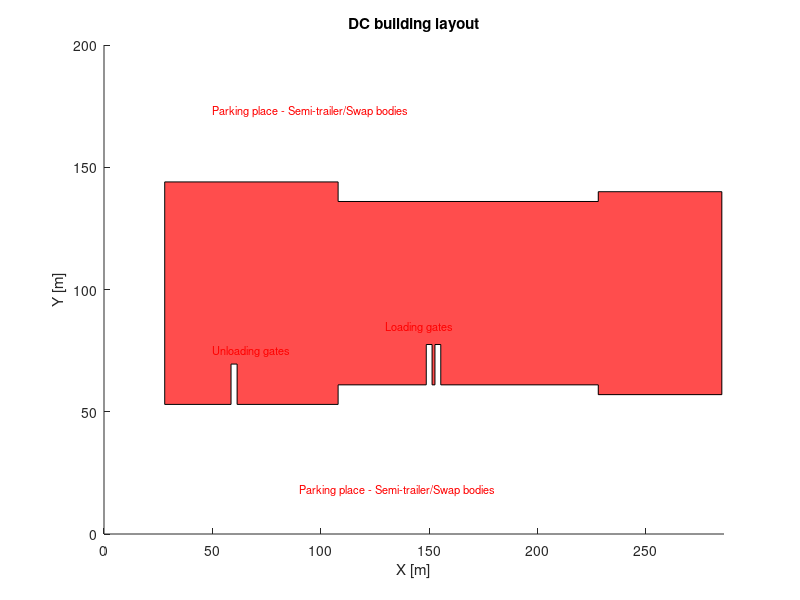

This figure's MATLAB source:
%% The DPD scenario.
% Creating static obstacles - 2D representation. Change as per user-defined
% goal states
% Dock door dimensions = 2.675m & space between doors = 1.03m
% We have to define the vertices which when joined forms the obstacle. 
% Initializing parameters
length_dc   =   328;     % Length of distribution center [m]
width_dc    =   200;     % Width of distribution center [m]
scale       =   1;       % Scale of the grid [m]
obsc= 1; % Number of static obstacles

% Please put the obstacle with most number of vertices as the first
% obstacle. This represents the main DC building. I considered two
% unloading and loading gates. Change the dimensions as per user cases!
obsx(1,:) = [28,58.6,58.6,61.4,61.4,108,108,148.6625,148.6625,151.3375,151.3375,152.6675,152.6675,155.3425,155.3425,228,228,285,285,228,228,108,108,28];
obsy(1,:) = [53,53,69.5,69.5,53,53,61,61,77.5,77.5,61,61,77.5,77.5,61,61,57,57,140,140,136,136,144,144];

% obsx(1,:) = [28,68.6625,68.6625,71.3375,71.3375,108,108,148.6625,148.6625,151.3375,151.3375,152.6675,152.6675,155.3425,155.3425,228,228,285,285,228,228,108,108,28];
% obsy(1,:) = [53,53,69.5,69.5,53,53,61,61,77.5,77.5,61,61,77.5,77.5,61,61,57,57,140,140,136,136,144,144];

% obsx(1,:) = [28,68.6625,68.6625,71.3375,71.3375,72.6675,72.6675,75.3425,75.3425,108,108,148.6625,148.6625,151.3375,151.3375,152.6675,152.6675,155.3425,155.3425,228,228,285,285,228,228,108,108,28];
% obsy(1,:) = [53,53,69.5,69.5,53,53,69.5,69.5,53,53,61,61,77.5,77.5,61,61,77.5,77.5,61,61,57,57,140,140,136,136,144,144];

% Adding 2nd obstacle. Parking place at the bottom sector of the DC
% building.
% temp1   =   zeros(1,length(obsx(1,:)));                           % Matching the number of elements
% % assind1     =   find([72,240,255,202,190,185,195,87,72]);       % Assigning the indexes     
% % temp1(assind1)  =   [72,240,255,202,190,185,195,87,72];         % Putting the obstacle coordinates
% % assind1     =   find([72,240,255,122,110,105,115,87,72]);         % Assigning the indexes     
% % temp1(assind1)  =   [72,240,255,122,110,105,115,87,72]; 
% assind1     =   find([72,240,255,157,145,140,150,87,72]);         % Assigning the indexes     
% temp1(assind1)  =   [72,240,255,157,145,140,150,87,72]; 
% obsx(2,:)   =   temp1;                                            % Putting in the obstacle matrix. 
% 
% temp1   =   zeros(1,length(obsy(1,:)));
% % assind2    =   find([13,13,33,33,21.33,18.94,33,33,13]);
% % temp1(assind2)  =   [13,13,33,33,21.33,23.3099,33,33,13];
% assind2    =   find([13,13,33,33,21,23,33,33,13]);
% temp1(assind2)  =   [13,13,33,33,21,23,33,33,13];
% obsy(2,:)   =   temp1;
% 
% % Adding 3rd obstacle. Parking place at the upper sector of the DC
% % building.
% temp1   =   zeros(1,length(obsx(1,:)));
% assind3     =   find([27,243,260,44]);
% temp1(assind3)  =   [27,243,260,44];
% obsx(3,:)   =   temp1;
% 
% temp1   =   zeros(1,length(obsy(1,:)));
% assind4     =   find([168,168,178,178]);
% temp1(assind4)  =   [168,168,178,178];
% obsy(3,:)   =   temp1;
% 
% % Adding 4rd obstacle - Parallel parking (above upper sector of the parking
% % place)
% temp1   =   zeros(1,length(obsx(1,:)));
% assind5     =   find([100,150,150,100]);
% temp1(assind5)  =   [100,150,150,100];
% obsx(4,:)   =   temp1;
% 
% temp1   =   zeros(1,length(obsy(1,:)));
% assind6     =   find([195,195,192.5,192.5]);
% temp1(assind6)  =   [195,195,190,190];
% obsy(4,:)   =   temp1;
% 
% % Adding 5rd obstacle - Parallel parking (above upper sector of the parking
% % place)
% temp1   =   zeros(1,length(obsx(1,:)));
% assind7     =   find([162.6,180,180,162.6]);
% temp1(assind7)  =   [162.6,180,180,162.6];
% obsx(5,:)   =   temp1;
% 
% temp1   =   zeros(1,length(obsy(1,:)));
% assind8     =   find(([195,195,192.5,192.5]));
% temp1(assind8)  =   [195,195,190,190];
% obsy(5,:)   =   temp1;
% 
% % Adding 6th obstacle - Virtual obstacle
% temp1   =   zeros(1,length(obsx(1,:)));
% assind9     =   find([28,50,50,28]);
% temp1(assind9)  =   [28,50,50,28];
% obsx(6,:)   =   temp1;
% 
% temp1   =   zeros(1,length(obsy(1,:)));
% assind10     =   find(([53,53,50,50]));
% temp1(assind10)  =   [53,53,50,50];
% obsy(6,:)   =   temp1;
% 
% % Adding 7th obstacle - Virtual obstacle
% temp1   =   zeros(1,length(obsx(1,:)));
% assind11     =   find([28,50,50,28]);
% temp1(assind11)  =   [28,50,50,28];
% obsx(7,:)   =   temp1;
% 
% temp1   =   zeros(1,length(obsy(1,:)));
% assind12     =   find(([144,144,147,147]));
% temp1(assind12)  =   [144,144,147,147];
% obsy(7,:)   =   temp1;

% % Adding 8th obstacle
% temp1   =   zeros(1,length(obsx(1,:)));
% assind13     =   find([150,145,145,150]);
% temp1(assind13)  =   [150,145,145,150];
% obsx(8,:)   =   temp1;
% 
% temp1   =   zeros(1,length(obsy(1,:)));
% assind14     =   find(([35,35,40,40]));
% temp1(assind14)  =   [35,35,40,40];
% obsy(8,:)   =   temp1;
% If there are more static obstacles, add them in a similar fashion and
% update the obstacle count "obsc".
%If you want to visualize the path planning process live plese uncomment
%the following lines.(WARNING: INCREASES COMPUTATIONAL TIME)
figure(1);
% fill([0,286,286,0],[0,0,200,200],'w');
hold on;
for i=1:obsc
    obsxtemp=obsx(i,:);
    obsytemp=obsy(i,:);
    obsxtemp=obsxtemp(obsxtemp~=0);
    obsytemp=obsytemp(obsytemp~=0);
    fill(obsxtemp,obsytemp,'r','FaceAlpha',0.7);
    xlim([0 286]);
    ylim([0 200]);
end
text(90,18,'Parking place - Semi-trailer/Swap bodies','Color','red','FontSize',8)
text(130,85,'Loading gates','Color','red','FontSize',8)
text(50,75,'Unloading gates','Color','red','FontSize',8)
text(50,173,'Parking place - Semi-trailer/Swap bodies','Color','red','FontSize',8)
xlabel('X [m]')
ylabel('Y [m]')
title('DC building layout')
% clearvars -except obsc obsx obsy